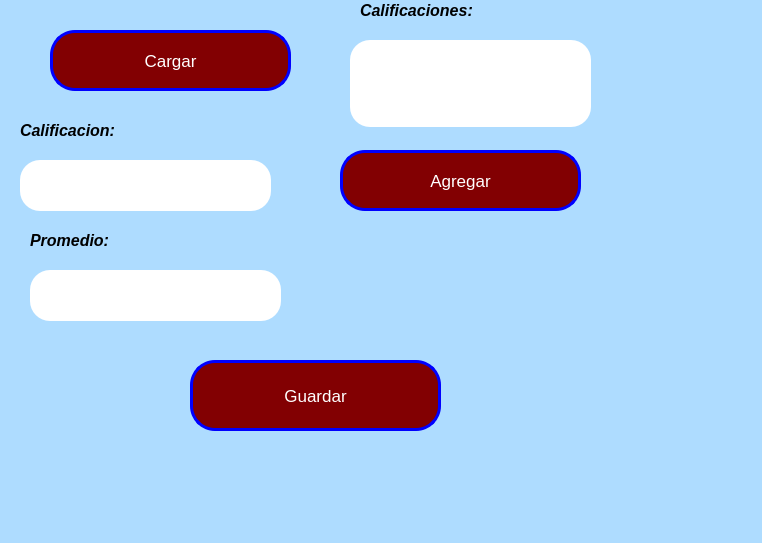
<?xml version="1.0" encoding="UTF-8"?>
<ui version="4.0">
 <class>MainWindow</class>
 <widget class="QMainWindow" name="MainWindow">
  <property name="geometry">
   <rect>
    <x>0</x>
    <y>0</y>
    <width>762</width>
    <height>543</height>
   </rect>
  </property>
  <property name="windowTitle">
   <string>MainWindow</string>
  </property>
  <property name="styleSheet">
   <string notr="true">background-color: rgb(174, 220, 255);</string>
  </property>
  <widget class="QWidget" name="centralwidget">
   <widget class="QPushButton" name="btn_Cargar">
    <property name="geometry">
     <rect>
      <x>50</x>
      <y>30</y>
      <width>241</width>
      <height>61</height>
     </rect>
    </property>
    <property name="font">
     <font>
      <pointsize>13</pointsize>
      <weight>50</weight>
      <bold>false</bold>
     </font>
    </property>
    <property name="styleSheet">
     <string notr="true">background-color: rgb(130, 0, 2);
color: rgb(255, 255, 255);
border-radius:25px;
border: 3px solid blue;</string>
    </property>
    <property name="text">
     <string>Cargar</string>
    </property>
   </widget>
   <widget class="QLineEdit" name="txt_Calificacion">
    <property name="geometry">
     <rect>
      <x>20</x>
      <y>160</y>
      <width>251</width>
      <height>51</height>
     </rect>
    </property>
    <property name="font">
     <font>
      <pointsize>15</pointsize>
      <weight>50</weight>
      <italic>true</italic>
      <bold>false</bold>
     </font>
    </property>
    <property name="styleSheet">
     <string notr="true">background-color: rgb(255, 255, 255);
border-radius:20px;
</string>
    </property>
    <property name="text">
     <string/>
    </property>
    <property name="alignment">
     <set>Qt::AlignCenter</set>
    </property>
   </widget>
   <widget class="QLabel" name="label">
    <property name="geometry">
     <rect>
      <x>20</x>
      <y>120</y>
      <width>151</width>
      <height>21</height>
     </rect>
    </property>
    <property name="text">
     <string>&lt;html&gt;&lt;head/&gt;&lt;body&gt;&lt;p&gt;&lt;span style=&quot; font-size:12pt; font-weight:600; font-style:italic;&quot;&gt;Calificacion:&lt;/span&gt;&lt;/p&gt;&lt;/body&gt;&lt;/html&gt;</string>
    </property>
   </widget>
   <widget class="QLabel" name="label_4">
    <property name="geometry">
     <rect>
      <x>30</x>
      <y>230</y>
      <width>151</width>
      <height>21</height>
     </rect>
    </property>
    <property name="text">
     <string>&lt;html&gt;&lt;head/&gt;&lt;body&gt;&lt;p&gt;&lt;span style=&quot; font-size:12pt; font-weight:600; font-style:italic;&quot;&gt;Promedio:&lt;/span&gt;&lt;/p&gt;&lt;/body&gt;&lt;/html&gt;</string>
    </property>
   </widget>
   <widget class="QLineEdit" name="txt_Resultado">
    <property name="geometry">
     <rect>
      <x>30</x>
      <y>270</y>
      <width>251</width>
      <height>51</height>
     </rect>
    </property>
    <property name="font">
     <font>
      <pointsize>15</pointsize>
      <weight>50</weight>
      <italic>true</italic>
      <bold>false</bold>
     </font>
    </property>
    <property name="styleSheet">
     <string notr="true">background-color: rgb(255, 255, 255);
border-radius:20px;
</string>
    </property>
    <property name="text">
     <string/>
    </property>
    <property name="alignment">
     <set>Qt::AlignCenter</set>
    </property>
   </widget>
   <widget class="QPushButton" name="btn_Guardar">
    <property name="geometry">
     <rect>
      <x>190</x>
      <y>360</y>
      <width>251</width>
      <height>71</height>
     </rect>
    </property>
    <property name="font">
     <font>
      <pointsize>13</pointsize>
      <weight>50</weight>
      <bold>false</bold>
     </font>
    </property>
    <property name="styleSheet">
     <string notr="true">background-color: rgb(130, 0, 2);
color: rgb(255, 255, 255);
border-radius:25px;
border: 3px solid blue;</string>
    </property>
    <property name="text">
     <string>Guardar</string>
    </property>
   </widget>
   <widget class="QPushButton" name="btn_Agregar">
    <property name="geometry">
     <rect>
      <x>340</x>
      <y>150</y>
      <width>241</width>
      <height>61</height>
     </rect>
    </property>
    <property name="font">
     <font>
      <pointsize>13</pointsize>
      <weight>50</weight>
      <bold>false</bold>
     </font>
    </property>
    <property name="styleSheet">
     <string notr="true">background-color: rgb(130, 0, 2);
color: rgb(255, 255, 255);
border-radius:25px;
border: 3px solid blue;</string>
    </property>
    <property name="text">
     <string>Agregar</string>
    </property>
   </widget>
   <widget class="QLabel" name="label_2">
    <property name="geometry">
     <rect>
      <x>360</x>
      <y>0</y>
      <width>151</width>
      <height>21</height>
     </rect>
    </property>
    <property name="text">
     <string>&lt;html&gt;&lt;head/&gt;&lt;body&gt;&lt;p&gt;&lt;span style=&quot; font-size:12pt; font-weight:600; font-style:italic;&quot;&gt;Calificaciones:&lt;/span&gt;&lt;/p&gt;&lt;/body&gt;&lt;/html&gt;</string>
    </property>
   </widget>
   <widget class="QTextEdit" name="txt_lista_calificaciones">
    <property name="geometry">
     <rect>
      <x>350</x>
      <y>40</y>
      <width>241</width>
      <height>87</height>
     </rect>
    </property>
    <property name="styleSheet">
     <string notr="true">background-color: rgb(255, 255, 255);
border-radius:20px;
</string>
    </property>
   </widget>
  </widget>
  <widget class="QMenuBar" name="menubar">
   <property name="geometry">
    <rect>
     <x>0</x>
     <y>0</y>
     <width>762</width>
     <height>26</height>
    </rect>
   </property>
  </widget>
  <widget class="QStatusBar" name="statusbar"/>
 </widget>
 <resources/>
 <connections/>
</ui>
